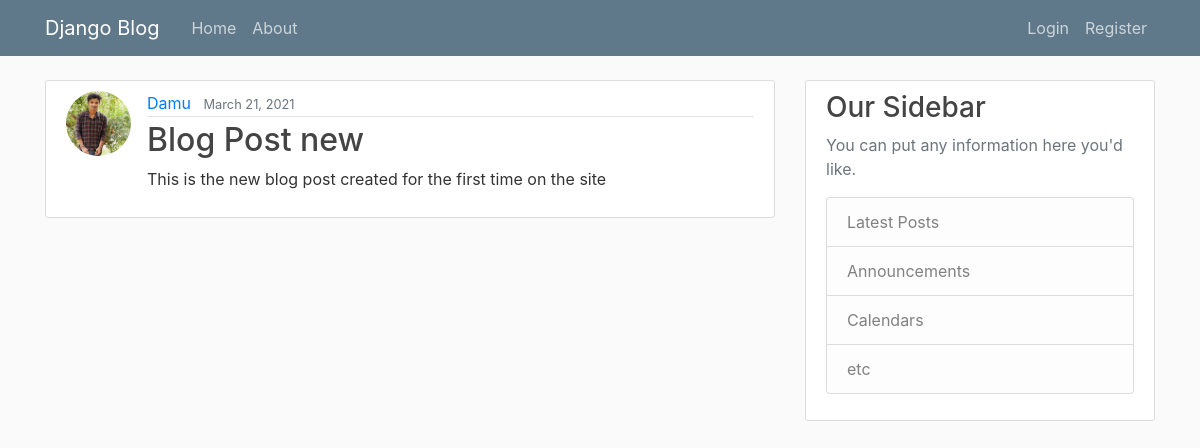
/about/post/6/, run on an earlier commit of the app's database.
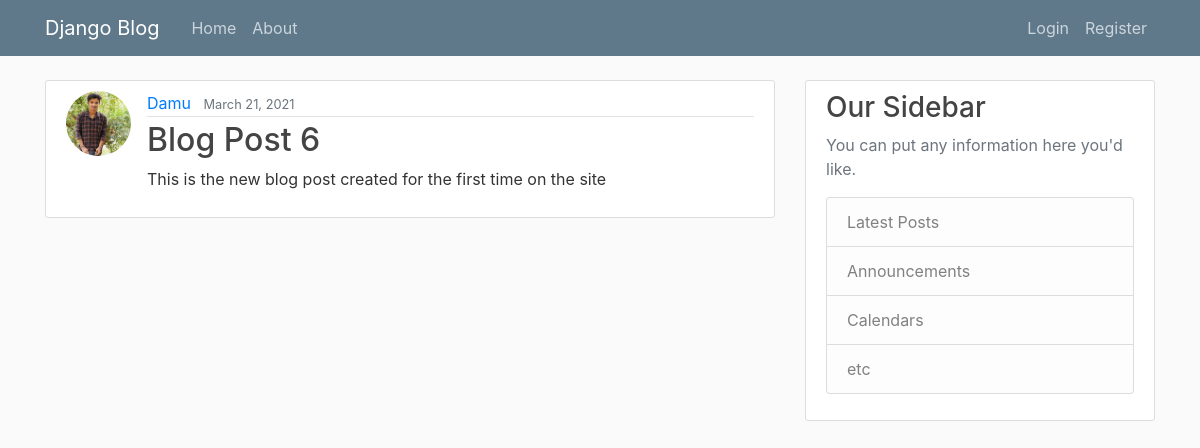
And on a later commit of the database.
### blog_app/models.py (models this page shows, shortened)
class Post(models.Model):
    author = models.ForeignKey(User , on_delete=models.CASCADE)
    content = models.TextField()
    title = models.CharField(max_length=100)
    date_posted = models.DateTimeField(default=timezone.now)

### users/models.py (models this page shows, shortened)
class Profile(models.Model):
    user = models.OneToOneField(User,on_delete=models.CASCADE)
    image = models.ImageField(default='default.jpg' , upload_to='profile_pics')

### blog_app/views.py (the view)
# urls.py: path('post/<int:pk>/', PostDetailView.as_view(),name='post-detail'),
class PostDetailView(DetailView):
    model =Post

### blog_app/templates/blog_app/post_detail.html (shortened to what this page needs)
{% extends "blog_app/base.html" %}
{% block content %}
    <article class="media content-section">
        <img class="rounded-circle article-img" src="{{ post.author.profile.image.url }}">
        <div class="media-body">
            <div class="article-metadata">
            <a class="mr-2" href="{% url 'user-posts' object.author.username %}">{{ object.author }}</a>
            <small class="text-muted">{{ object.date_posted|date:"F d, Y" }}</small>
            </div>
            <h2 class="article-title" >{{ object.title }}</h2>
            <p class="article-content">{{ object.content }}</p>
        </div>
    </article>
{% endblock content %}

What changed in the data, as far as the page shows it:
changed Post "This is the new blog post created for the first time on the site": title "Blog Post new" → "Blog Post 6"
